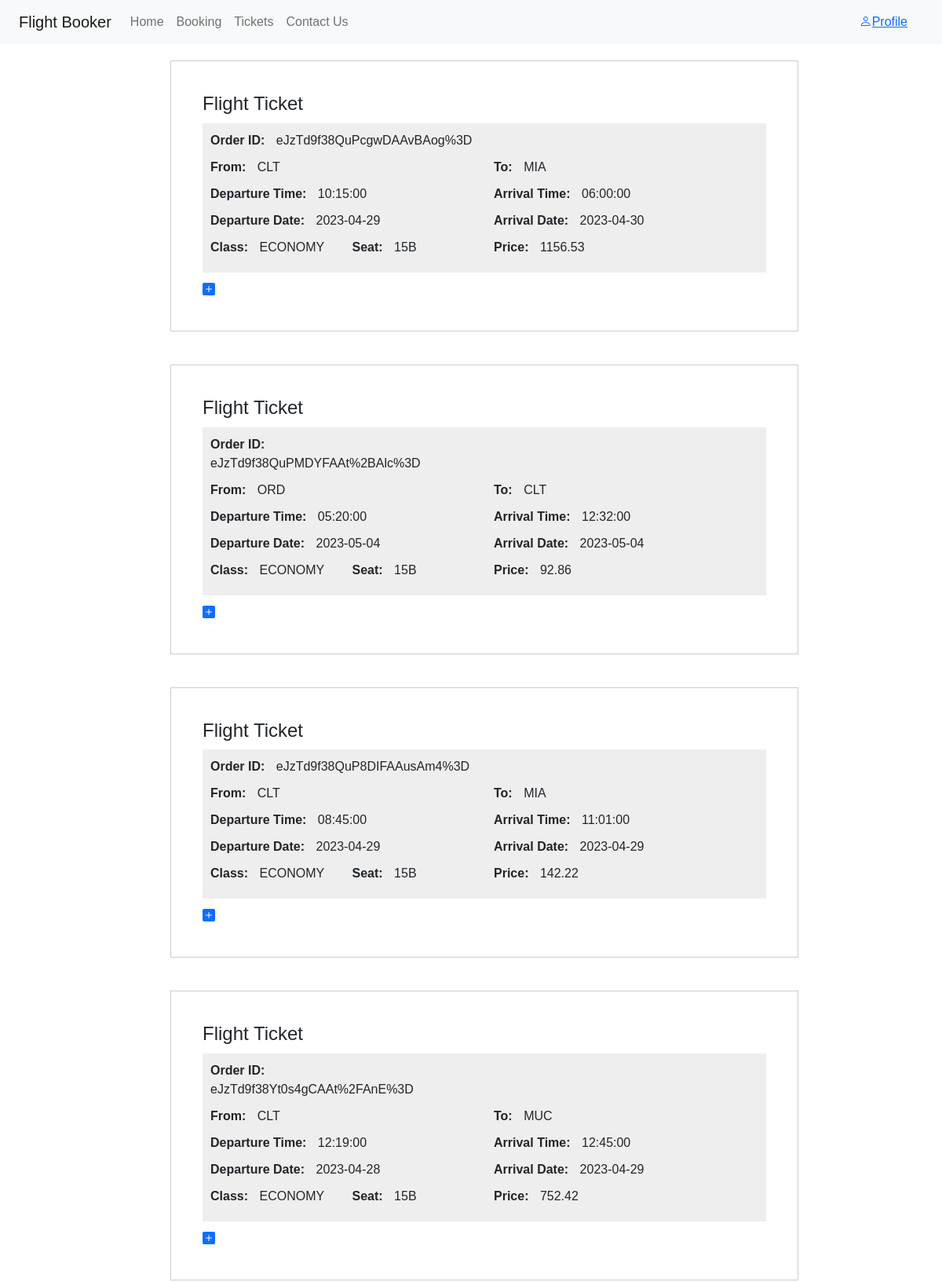
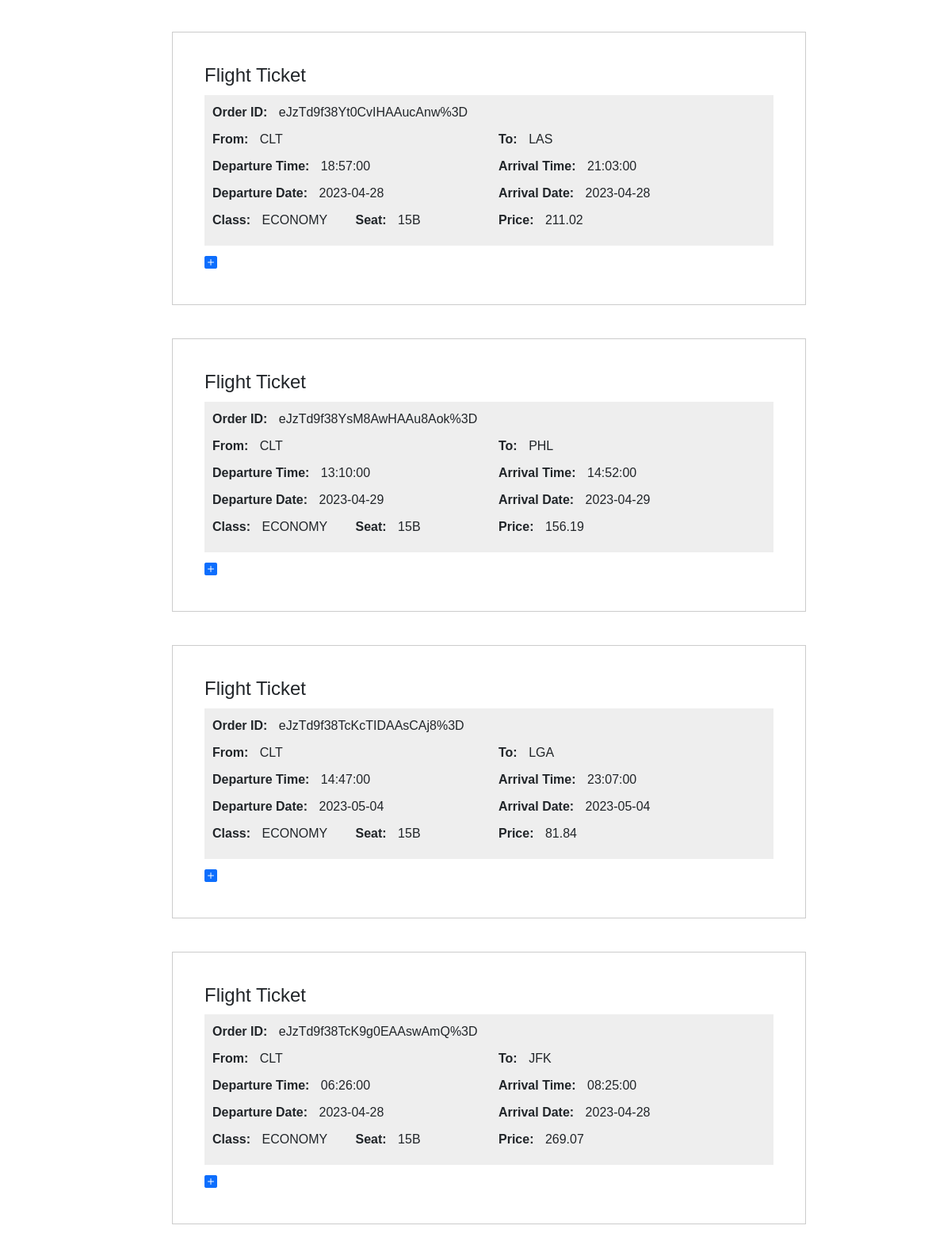
The app's page /tickets/ (signed in, upper part) with its own data (2 pictures, top to bottom).
### flight/models.py (models this page shows)
class Tickets(models.Model):
    customer_id = models.ForeignKey(CustomUser, on_delete=models.CASCADE)
    ticket_purchased_time = models.DateTimeField(auto_now =True)
    json_ticket_data = models.CharField(max_length=2000,null=True,blank=True)

### tickets/views.py (the view)
# urls.py: path('', views.view_tickets, name="view_tickets"),
def view_tickets(request):
   if request.user.is_authenticated:
      Tickets = apps.get_model('flight', 'Tickets')
      ticket_list1 = list(Tickets.objects.filter(customer_id=request.user))
      ticket_list = []
      for i in range(0, len(ticket_list1)):
         ticket_list.append(ast.literal_eval(str(ticket_list1[i].json_ticket_data)))
      tickets_list_short = []
      for i in range(0, len(ticket_list1)):
         dicti = {}
         dicti['ticket'] = ticket_list1[i]
         dicti['dept_iata'] = ticket_list[i]['flightOffers'][0]['itineraries'][0]['segments'][0]['departure']['iataCode']
         dept_time = ticket_list[i]['flightOffers'][0]['itineraries'][0]['segments'][0]['departure']['at'].replace('T',' ').split(' ')
         dicti['dept_date'] = dept_time[0]
         dicti['dept_time'] = dept_time[1]
         dicti['arr_iata'] = ticket_list[i]['flightOffers'][0]['itineraries'][0]['segments'][-1]['arrival']['iataCode']
         arr_time = ticket_list[i]['flightOffers'][0]['itineraries'][0]['segments'][-1]['arrival']['at'].replace('T',' ').split(' ')
         dicti['arr_date'] = arr_time[0]
         dicti['arr_time'] = arr_time[1]
         dicti['price'] = ticket_list[i]['flightOffers'][0]['price']['total']
         dicti['class'] = ticket_list[i]['flightOffers'][0]['itineraries'][0]['segments'][0]['co2Emissions'][0]['cabin']
         dicti['id'] = ticket_list[i]['id']
         itinerary = []
         for j in range(0, len(ticket_list[i]['flightOffers'][0]['itineraries'][0]['segments'])):
            dicti1 ={}
            dicti1['dept_iata'] = ticket_list[i]['flightOffers'][0]['itineraries'][0]['segments'][j]['departure']['iataCode']
            dept_time = ticket_list[i]['flightOffers'][0]['itineraries'][0]['segments'][j]['departure']['at'].replace('T',' ').split(' ')
            dicti1['dept_date'] = dept_time[0]
            dicti1['dept_time'] = dept_time[1]
            dicti1['arr_iata'] = ticket_list[i]['flightOffers'][0]['itineraries'][0]['segments'][j]['arrival']['iataCode']
            arr_time = ticket_list[i]['flightOffers'][0]['itineraries'][0]['segments'][j]['arrival']['at'].replace('T',' ').split(' ')
            dicti1['arr_date'] = arr_time[0]
            dicti1['arr_time'] = arr_time[1]
            itinerary.append(dicti1)
         dicti['itinerary'] = itinerary
         tickets_list_short.append(dicti)
      return render(request, "tickets/tickets.html", {'tickets':ticket_list ,'short_list':tickets_list_short})
   return render(request, "tickets/tickets.html")

### templates/tickets/tickets.html (shortened to what this page needs)
{% extends 'base.html' %}
{% block content %}
<div id="wrapper">
{% if user.is_authenticated %}
  <table style="margin-left: 10%;">
    {% for t in short_list%}
    <tr>
        <td>
        <div class = "centered">
          <div class="container">
            <h1>Flight Ticket</h1>
            <div class="ticket-info">
              <div class="row">
                <div class="col-6">
                  <span class="label">Order ID:</span>
                  <span class="value"> {{ t.id }} </span>
                </div>
                <div class="col-6">
                </div>
              </div>
              <div class="row">
                <div class="col-6">
                  <span class="label">From:</span>
                  <span class="value">{{ t.dept_iata }}</span>
                </div>
                <div class="col-6">
                  <span class="label">To:</span>
                  <span class="value">{{ t.arr_iata }}</span>
                </div>
              </div>
              <div class="row">
                <div class="col-6">
                  <span class="label">Departure Time:</span>
                  <span class="value">{{ t.dept_time }}</span>
                </div>
                <div class="col-6">
                  <span class="label">Arrival Time:</span>
                  <span class="value">{{ t.arr_time }}</span>
                </div>
              </div>
              <div class="row">
                <div class="col-6">
                  <span class="label">Departure Date:</span>
                  <span class="value">{{ t.dept_date }}</span>
                </div>
                <div class="col-6">
                  <span class="label">Arrival Date:</span>
                  <span class="value">{{ t.arr_date }}</span>
                </div>
              </div>
              <div class="row">
                <div class="col-3">
                  <span class="label">Class:</span>
                  <span class="value">{{ t.class }}</span>
                </div>
                <div class="col-3">
                  <span class="label">Seat:</span>
                  <span class="value">15B</span>
                </div>
                <div class="col-6">
                  <span class="label">Price:</span>
                  <span class="value">{{ t.price }}</span>
                </div>
              </div>
            </div>
            <a href="#bblbalba" class="showmemore"><i class="bi bi-plus-square-fill"></i></a>
          </div>
        </div>
      </td>
        <td>
        </td>
      </tr>
    {% endfor %}
 </table>
{% endif %}
</div>
{% endblock %}

### templates/tickets/tickets.html (style rules this page uses)
body { font-family: Arial, sans-serif; }
.container { margin: 20px auto; min-width: 800px; max-width: 1400px; border: 1px solid #ccc; padding: 40px; }
h1 { font-size: 24px; margin-bottom: 10px; }
.row { display: flex; align-items: center; justify-content: space-between; margin-bottom: 10px; }
.col-6 { flex-basis: 50%; max-width: 50%; }
.col-3 { flex-basis: 25%; max-width: 25%; }
.label { font-weight: bold; margin-right: 10px; }
.value { font-weight: normal; }
.ticket-info { background-color: #eee; padding: 10px; margin-bottom: 10px; }
body { background-image: url("/static/images/white-cloud-blue-sky.jpg") ; background-size: cover; }
#wrapper { width: 80%; margin: 0 auto; background-color: #ffffff; }
.centered { display: flex; justify-content: center; }

### records on screen
Tickets: id "eJzTd9f38QuPcgwDAAvBAog%3D", dept_iata "CLT", arr_iata "MIA", dept_time "10:15:00", arr_time "06:00:00", dept_date "2023-04-29", arr_date "2023-04-30", class "ECONOMY", price "1156.53"
Tickets: id "eJzTd9f38QuPMDYFAAt%2BAlc%3D", dept_iata "ORD", arr_iata "CLT", dept_time "05:20:00", arr_time "12:32:00", dept_date "2023-05-04", arr_date "2023-05-04", class "ECONOMY", price "92.86"
Tickets: id "eJzTd9f38QuP8DIFAAusAm4%3D", dept_iata "CLT", arr_iata "MIA", dept_time "08:45:00", arr_time "11:01:00", dept_date "2023-04-29", arr_date "2023-04-29", class "ECONOMY", price "142.22"
Tickets: id "eJzTd9f38Yt0s4gCAAt%2FAnE%3D", dept_iata "CLT", arr_iata "MUC", dept_time "12:19:00", arr_time "12:45:00", dept_date "2023-04-28", arr_date "2023-04-29", class "ECONOMY", price "752.42"
Tickets: id "eJzTd9f38Yt0CvIHAAucAnw%3D", dept_iata "CLT", arr_iata "LAS", dept_time "18:57:00", arr_time "21:03:00", dept_date "2023-04-28", arr_date "2023-04-28", class "ECONOMY", price "211.02"
Tickets: id "eJzTd9f38YsM8AwHAAu8Aok%3D", dept_iata "CLT", arr_iata "PHL", dept_time "13:10:00", arr_time "14:52:00", dept_date "2023-04-29", arr_date "2023-04-29", class "ECONOMY", price "156.19"
Tickets: id "eJzTd9f38TcKcTIDAAsCAj8%3D", dept_iata "CLT", arr_iata "LGA", dept_time "14:47:00", arr_time "23:07:00", dept_date "2023-05-04", arr_date "2023-05-04", class "ECONOMY", price "81.84"
Tickets: id "eJzTd9f38TcK9g0EAAswAmQ%3D", dept_iata "CLT", arr_iata "JFK", dept_time "06:26:00", arr_time "08:25:00", dept_date "2023-04-28", arr_date "2023-04-28", class "ECONOMY", price "269.07"
